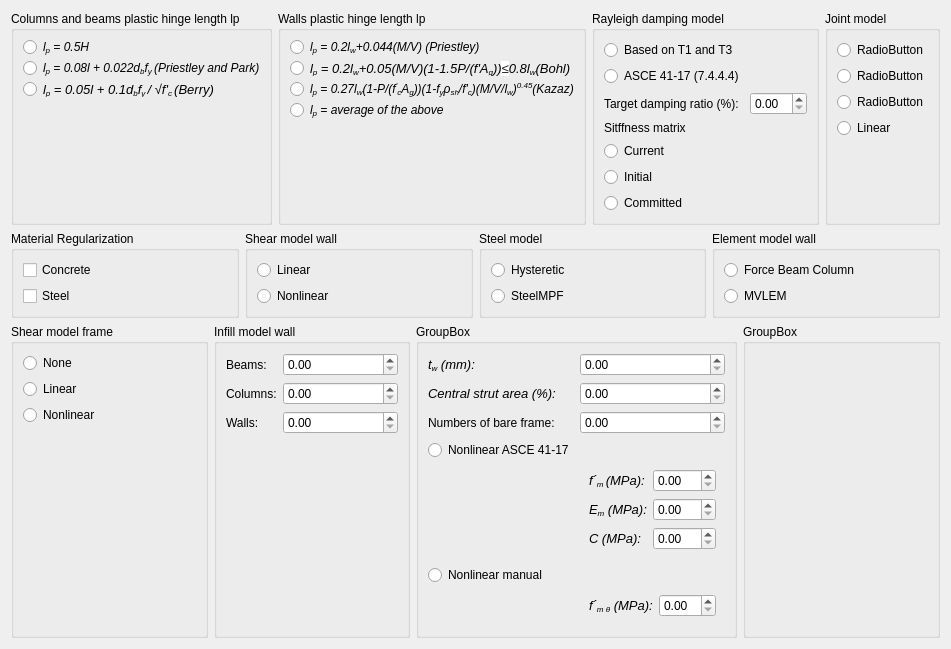
          <widget class="QWidget" name="tab_nonlinear_parameters">
           <attribute name="title">
            <string>Nonlinear Parameters</string>
           </attribute>
           <layout class="QGridLayout" name="gridLayout_16">
            <item row="0" column="0">
             <layout class="QVBoxLayout" name="lay_nonlinear_parameters">
              <item>
               <layout class="QHBoxLayout" name="lay_nonlinear_parameters_row1">
                <item>
                 <widget class="QGroupBox" name="gbx_columns_beams_plastic_hinge">
                  <property name="title">
                   <string>Columns and beams plastic hinge length lp</string>
                  </property>
                  <layout class="QGridLayout" name="gridLayout_19">
                   <item row="0" column="0">
                    <layout class="QFormLayout" name="frm_columns_beams_plastic_hinge">
                     <item row="0" column="0">
                      <widget class="QRadioButton" name="rbn_columns_beams_plastic_hinge_lp1">
                       <property name="text">
                        <string/>
                       </property>
                      </widget>
                     </item>
                     <item row="0" column="1">
                      <widget class="QLabel" name="lbl_columns_beams_plastic_hinge_lp1">
                       <property name="text">
                        <string>&lt;html&gt;&lt;head/&gt;&lt;body&gt;&lt;p&gt;&lt;span style=&quot; font-style:italic;&quot;&gt;l&lt;/span&gt;&lt;span style=&quot; font-style:italic; vertical-align:sub;&quot;&gt;p&lt;/span&gt;&lt;span style=&quot; font-style:italic;&quot;&gt; = 0.5H&lt;/span&gt;&lt;/p&gt;&lt;/body&gt;&lt;/html&gt;</string>
                       </property>
                      </widget>
                     </item>
                     <item row="1" column="0">
                      <widget class="QRadioButton" name="rbn_columns_beams_plastic_hinge_lp2">
                       <property name="text">
                        <string/>
                       </property>
                      </widget>
                     </item>
                     <item row="1" column="1">
                      <widget class="QLabel" name="lbl_columns_beams_plastic_hinge_lp2">
                       <property name="text">
                        <string>&lt;html&gt;&lt;head/&gt;&lt;body&gt;&lt;p&gt;&lt;span style=&quot; font-style:italic;&quot;&gt;l&lt;/span&gt;&lt;span style=&quot; font-style:italic; vertical-align:sub;&quot;&gt;p&lt;/span&gt;&lt;span style=&quot; font-style:italic;&quot;&gt; = 0.08l + 0.022d&lt;/span&gt;&lt;span style=&quot; font-style:italic; vertical-align:sub;&quot;&gt;b&lt;/span&gt;&lt;span style=&quot; font-style:italic;&quot;&gt;f&lt;/span&gt;&lt;span style=&quot; font-style:italic; vertical-align:sub;&quot;&gt;y &lt;/span&gt;&lt;span style=&quot; font-style:italic;&quot;&gt;(Priestley and Park)&lt;/span&gt;&lt;/p&gt;&lt;/body&gt;&lt;/html&gt;</string>
                       </property>
                      </widget>
                     </item>
                     <item row="2" column="0">
                      <widget class="QRadioButton" name="rbn_columns_beams_plastic_hinge_lp3">
                       <property name="text">
                        <string/>
                       </property>
                      </widget>
                     </item>
                     <item row="2" column="1">
                      <widget class="QLabel" name="lbl_columns_beams_plastic_hinge_lp3">
                       <property name="text">
                        <string>&lt;html&gt;&lt;head/&gt;&lt;body&gt;&lt;p&gt;&lt;span style=&quot; font-family:'Arial'; font-size:10pt; font-style:italic;&quot;&gt;l&lt;/span&gt;&lt;span style=&quot; font-family:'Arial'; font-size:10pt; font-style:italic; vertical-align:sub;&quot;&gt;p&lt;/span&gt;&lt;span style=&quot; font-family:'Arial'; font-size:10pt; font-style:italic;&quot;&gt; = 0.05l + 0.1d&lt;/span&gt;&lt;span style=&quot; font-family:'Arial'; font-size:10pt; font-style:italic; vertical-align:sub;&quot;&gt;b&lt;/span&gt;&lt;span style=&quot; font-family:'Arial'; font-size:10pt; font-style:italic;&quot;&gt;f&lt;/span&gt;&lt;span style=&quot; font-family:'Arial'; font-size:10pt; font-style:italic; vertical-align:sub;&quot;&gt;y &lt;/span&gt;&lt;span style=&quot; font-family:'Arial'; font-size:10pt; font-style:italic;&quot;&gt;/ √f'&lt;/span&gt;&lt;span style=&quot; font-family:'Arial'; font-size:10pt; font-style:italic; vertical-align:sub;&quot;&gt;c &lt;/span&gt;&lt;span style=&quot; font-family:'Arial'; font-size:10pt; font-style:italic;&quot;&gt;(Berry)&lt;/span&gt;&lt;/p&gt;&lt;/body&gt;&lt;/html&gt;</string>
                       </property>
                      </widget>
                     </item>
                    </layout>
                   </item>
                  </layout>
                 </widget>
                </item>
                <item>
                 <widget class="QGroupBox" name="gbx_columns_beams_plastic_hinge_walls_plastic">
                  <property name="title">
                   <string>Walls plastic hinge length lp</string>
                  </property>
                  <layout class="QGridLayout" name="gridLayout_30">
                   <item row="0" column="0">
                    <layout class="QFormLayout" name="frm_walls_plastic_hinge_length">
                     <item row="0" column="0">
                      <widget class="QRadioButton" name="rbn_walls_plastic_hinge_length_lp1">
                       <property name="text">
                        <string/>
                       </property>
                      </widget>
                     </item>
                     <item row="0" column="1">
                      <widget class="QLabel" name="lbl_walls_plastic_hinge_length_lp1">
                       <property name="text">
                        <string>&lt;html&gt;&lt;head/&gt;&lt;body&gt;&lt;p&gt;&lt;span style=&quot; font-style:italic;&quot;&gt;l&lt;/span&gt;&lt;span style=&quot; font-style:italic; vertical-align:sub;&quot;&gt;p&lt;/span&gt;&lt;span style=&quot; font-style:italic;&quot;&gt; = 0.2l&lt;/span&gt;&lt;span style=&quot; font-style:italic; vertical-align:sub;&quot;&gt;w&lt;/span&gt;&lt;span style=&quot; font-style:italic;&quot;&gt;+0.044(M/V) (Priestley)&lt;/span&gt;&lt;/p&gt;&lt;/body&gt;&lt;/html&gt;</string>
                       </property>
                      </widget>
                     </item>
                     <item row="1" column="0">
                      <widget class="QRadioButton" name="rbn_walls_plastic_hinge_length_lp2">
                       <property name="text">
                        <string/>
                       </property>
                      </widget>
                     </item>
                     <item row="1" column="1">
                      <widget class="QLabel" name="lbl_walls_plastic_hinge_length_lp2">
                       <property name="text">
                        <string>&lt;html&gt;&lt;head/&gt;&lt;body&gt;&lt;p&gt;&lt;span style=&quot; font-family:'Arial'; font-size:10pt; font-style:italic;&quot;&gt;l&lt;/span&gt;&lt;span style=&quot; font-family:'Arial'; font-size:10pt; font-style:italic; vertical-align:sub;&quot;&gt;p&lt;/span&gt;&lt;span style=&quot; font-family:'Arial'; font-size:10pt; font-style:italic;&quot;&gt; = 0.2l&lt;/span&gt;&lt;span style=&quot; font-family:'Arial'; font-size:10pt; font-style:italic; vertical-align:sub;&quot;&gt;w&lt;/span&gt;&lt;span style=&quot; font-family:'Arial'; font-size:10pt; font-style:italic;&quot;&gt;+0.05(M/V)(1-1.5P/(f'A&lt;/span&gt;&lt;span style=&quot; font-family:'Arial'; font-size:10pt; font-style:italic; vertical-align:sub;&quot;&gt;g&lt;/span&gt;&lt;span style=&quot; font-family:'Arial'; font-size:10pt; font-style:italic;&quot;&gt;))&lt;/span&gt;&lt;span style=&quot; font-family:'arial,sans-serif'; font-size:10pt; color:#202124; background-color:#ffffff;&quot;&gt;≤&lt;/span&gt;&lt;span style=&quot; font-family:'Arial'; font-size:10pt; font-style:italic;&quot;&gt;0.8l&lt;/span&gt;&lt;span style=&quot; font-family:'Arial'; font-size:10pt; font-style:italic; vertical-align:sub;&quot;&gt;w&lt;/span&gt;&lt;span style=&quot; font-family:'arial,sans-serif'; font-size:10pt; color:#202124; background-color:#ffffff; vertical-align:sub;&quot;/&gt;&lt;span style=&quot; font-family:'Arial'; font-size:10pt; font-style:italic;&quot;&gt;(Bohl)&lt;/span&gt;&lt;/p&gt;&lt;/body&gt;&lt;/html&gt;</string>
                       </property>
                      </widget>
                     </item>
                     <item row="2" column="0">
                      <widget class="QRadioButton" name="rbn_walls_plastic_hinge_length_lp3">
                       <property name="text">
                        <string/>
                       </property>
                      </widget>
                     </item>
                     <item row="2" column="1">
                      <widget class="QLabel" name="lbl_walls_plastic_hinge_length_lp3">
                       <property name="text">
                        <string>&lt;html&gt;&lt;head/&gt;&lt;body&gt;&lt;p&gt;&lt;span style=&quot; font-style:italic;&quot;&gt;l&lt;/span&gt;&lt;span style=&quot; font-style:italic; vertical-align:sub;&quot;&gt;p&lt;/span&gt;&lt;span style=&quot; font-style:italic;&quot;&gt; = 0.27l&lt;/span&gt;&lt;span style=&quot; font-style:italic; vertical-align:sub;&quot;&gt;w&lt;/span&gt;&lt;span style=&quot; font-style:italic;&quot;&gt;(1-P/(f&lt;/span&gt;&lt;span style=&quot; font-style:italic; vertical-align:super;&quot;&gt;'&lt;/span&gt;&lt;span style=&quot; font-style:italic; vertical-align:sub;&quot;&gt;c&lt;/span&gt;&lt;span style=&quot; font-style:italic;&quot;&gt;A&lt;/span&gt;&lt;span style=&quot; font-style:italic; vertical-align:sub;&quot;&gt;g&lt;/span&gt;&lt;span style=&quot; font-style:italic;&quot;&gt;))(1-f&lt;/span&gt;&lt;span style=&quot; font-style:italic; vertical-align:sub;&quot;&gt;y&lt;/span&gt;&lt;span style=&quot; font-style:italic;&quot;&gt;ρ&lt;/span&gt;&lt;span style=&quot; font-style:italic; vertical-align:sub;&quot;&gt;sh&lt;/span&gt;&lt;span style=&quot; font-style:italic;&quot;&gt;/f'&lt;/span&gt;&lt;span style=&quot; font-style:italic; vertical-align:sub;&quot;&gt;c&lt;/span&gt;&lt;span style=&quot; font-style:italic;&quot;&gt;)(M/V/l&lt;/span&gt;&lt;span style=&quot; font-style:italic; vertical-align:sub;&quot;&gt;w&lt;/span&gt;&lt;span style=&quot; font-style:italic;&quot;&gt;)&lt;/span&gt;&lt;span style=&quot; font-style:italic; vertical-align:super;&quot;&gt;0.45&lt;/span&gt;&lt;span style=&quot; font-style:italic;&quot;&gt;(Kazaz)&lt;/span&gt;&lt;/p&gt;&lt;/body&gt;&lt;/html&gt;</string>
                       </property>
                      </widget>
                     </item>
                     <item row="3" column="0">
                      <widget class="QRadioButton" name="rbn_walls_plastic_hinge_length_lp4">
                       <property name="text">
                        <string/>
                       </property>
                      </widget>
                     </item>
                     <item row="3" column="1">
                      <widget class="QLabel" name="lbl_walls_plastic_hinge_length_lp4">
                       <property name="text">
                        <string>&lt;html&gt;&lt;head/&gt;&lt;body&gt;&lt;p&gt;&lt;span style=&quot; font-style:italic;&quot;&gt;l&lt;/span&gt;&lt;span style=&quot; font-style:italic; vertical-align:sub;&quot;&gt;p&lt;/span&gt;&lt;span style=&quot; font-style:italic;&quot;&gt; = average of the above&lt;/span&gt;&lt;/p&gt;&lt;/body&gt;&lt;/html&gt;</string>
                       </property>
                      </widget>
                     </item>
                    </layout>
                   </item>
                  </layout>
                 </widget>
                </item>
                <item>
                 <widget class="QGroupBox" name="gbx_rayleigh_damping_model">
                  <property name="title">
                   <string>Rayleigh damping model</string>
                  </property>
                  <layout class="QGridLayout" name="gridLayout_31">
                   <item row="0" column="0">
                    <layout class="QFormLayout" name="frm_reyleigh_damping_model">
                     <item row="0" column="0">
                      <layout class="QFormLayout" name="frm_rayleigh_damping_model">
                       <item row="1" column="0">
                        <widget class="QRadioButton" name="rbn_asce_41_17">
                         <property name="text">
                          <string>ASCE 41-17 (7.4.4.4)</string>
                         </property>
                        </widget>
                       </item>
                       <item row="0" column="0">
                        <widget class="QRadioButton" name="rbn_based_on_t1_t3">
                         <property name="text">
                          <string>Based on T1 and T3</string>
                         </property>
                        </widget>
                       </item>
                      </layout>
                     </item>
                     <item row="1" column="0">
                      <widget class="QLabel" name="lbl_target_damping_ratio">
                       <property name="text">
                        <string>Target damping ratio (%):</string>
                       </property>
                      </widget>
                     </item>
                     <item row="1" column="1">
                      <widget class="QDoubleSpinBox" name="spx_target_damping_ratio"/>
                     </item>
                     <item row="2" column="0">
                      <widget class="QLabel" name="lbl_stiffness_matrix">
                       <property name="text">
                        <string>Sitffness matrix</string>
                       </property>
                      </widget>
                     </item>
                     <item row="3" column="0">
                      <layout class="QVBoxLayout" name="lay_stiffness_matrix">
                       <item>
                        <widget class="QRadioButton" name="rbn_stiffness_matrix_current">
                         <property name="text">
                          <string>Current</string>
                         </property>
                        </widget>
                       </item>
                       <item>
                        <widget class="QRadioButton" name="rbn_stiffness_matrix_initial">
                         <property name="text">
                          <string>Initial</string>
                         </property>
                        </widget>
                       </item>
                       <item>
                        <widget class="QRadioButton" name="rbn_stiffness_matrix_committed">
                         <property name="text">
                          <string>Committed</string>
                         </property>
                        </widget>
                       </item>
                      </layout>
                     </item>
                    </layout>
                   </item>
                  </layout>
                 </widget>
                </item>
                <item>
                 <widget class="QGroupBox" name="gbx_joint_model">
                  <property name="title">
                   <string>Joint model</string>
                  </property>
                  <layout class="QGridLayout" name="gridLayout_32">
                   <item row="0" column="0">
                    <layout class="QFormLayout" name="formLayout">
                     <item row="0" column="0">
                      <widget class="QRadioButton" name="rbn_joint_model_1">
                       <property name="text">
                        <string>RadioButton</string>
                       </property>
                      </widget>
                     </item>
                     <item row="1" column="0">
                      <widget class="QRadioButton" name="rbn_joint_model_2">
                       <property name="text">
                        <string>RadioButton</string>
                       </property>
                      </widget>
                     </item>
                     <item row="2" column="0">
                      <widget class="QRadioButton" name="rbn_joint_model_3">
                       <property name="text">
                        <string>RadioButton</string>
                       </property>
                      </widget>
                     </item>
                     <item row="3" column="0">
                      <widget class="QRadioButton" name="rbn_joint_model_linear">
                       <property name="text">
                        <string>Linear</string>
                       </property>
                      </widget>
                     </item>
                    </layout>
                   </item>
                  </layout>
                 </widget>
                </item>
               </layout>
              </item>
              <item>
               <layout class="QHBoxLayout" name="lay_nonlinear_parameters_row2">
                <item>
                 <widget class="QGroupBox" name="gbx_material_regularization">
                  <property name="title">
                   <string>Material Regularization</string>
                  </property>
                  <layout class="QGridLayout" name="gridLayout_33">
                   <item row="0" column="0">
                    <layout class="QFormLayout" name="frm_material_reguralization">
                     <item row="0" column="0">
                      <widget class="QCheckBox" name="chk_material_reguralization_concrete_concrete">
                       <property name="text">
                        <string>Concrete</string>
                       </property>
                      </widget>
                     </item>
                     <item row="1" column="0">
                      <widget class="QCheckBox" name="chk_material_reguralization_concrete_steel">
                       <property name="text">
                        <string>Steel</string>
                       </property>
                      </widget>
                     </item>
                    </layout>
                   </item>
                  </layout>
                 </widget>
                </item>
                <item>
                 <widget class="QGroupBox" name="gbx_shear_model_wall">
                  <property name="title">
                   <string>Shear model wall</string>
                  </property>
                  <layout class="QGridLayout" name="gridLayout_34">
                   <item row="0" column="0">
                    <layout class="QFormLayout" name="frm_shear_model_wall">
                     <item row="0" column="0">
                      <widget class="QRadioButton" name="rbn_shear_model_wall_linear">
                       <property name="text">
                        <string>Linear</string>
                       </property>
                      </widget>
                     </item>
                     <item row="1" column="0">
                      <widget class="QRadioButton" name="rbn_shear_model_wall_nonlinear">
                       <property name="text">
                        <string>Nonlinear</string>
                       </property>
                      </widget>
                     </item>
                    </layout>
                   </item>
                  </layout>
                 </widget>
                </item>
                <item>
                 <widget class="QGroupBox" name="gbx_steel_model">
                  <property name="title">
                   <string>Steel model</string>
                  </property>
                  <layout class="QGridLayout" name="gridLayout_35">
                   <item row="0" column="0">
                    <layout class="QFormLayout" name="frm_steel_model">
                     <item row="0" column="0">
                      <widget class="QRadioButton" name="rbn_steel_model_hysteretic">
                       <property name="text">
                        <string>Hysteretic</string>
                       </property>
                      </widget>
                     </item>
                     <item row="1" column="0">
                      <widget class="QRadioButton" name="rbn_steel_model_steel_mpf">
                       <property name="text">
                        <string>SteelMPF</string>
                       </property>
                      </widget>
                     </item>
                    </layout>
                   </item>
                  </layout>
                 </widget>
                </item>
                <item>
                 <widget class="QGroupBox" name="gbx_element_model_wall">
                  <property name="title">
                   <string>Element model wall</string>
                  </property>
                  <layout class="QGridLayout" name="gridLayout_36">
                   <item row="0" column="0">
                    <layout class="QFormLayout" name="frm_element_model_wall">
                     <item row="0" column="0">
                      <widget class="QRadioButton" name="rbn_element_model_wall_force_beam_column">
                       <property name="text">
                        <string>Force Beam Column</string>
                       </property>
                      </widget>
                     </item>
                     <item row="1" column="0">
                      <widget class="QRadioButton" name="rbn_element_model_wall_nvlem">
                       <property name="text">
                        <string>MVLEM</string>
                       </property>
                      </widget>
                     </item>
                    </layout>
                   </item>
                  </layout>
                 </widget>
                </item>
               </layout>
              </item>
              <item>
               <layout class="QHBoxLayout" name="lay_nonlinear_parameters_row3">
                <item>
                 <widget class="QGroupBox" name="gbx_shear_model_frame">
                  <property name="title">
                   <string>Shear model frame</string>
                  </property>
                  <layout class="QGridLayout" name="gridLayout_37">
                   <item row="0" column="0">
                    <layout class="QFormLayout" name="frm_shear_model_frame">
                     <item row="0" column="0">
                      <widget class="QRadioButton" name="rbn_shear_model_frame_none">
                       <property name="text">
                        <string>None</string>
                       </property>
                      </widget>
                     </item>
                     <item row="1" column="0">
                      <widget class="QRadioButton" name="rbn_shear_model_frame_linear">
                       <property name="text">
                        <string>Linear</string>
                       </property>
                      </widget>
                     </item>
                     <item row="2" column="0">
                      <widget class="QRadioButton" name="rbn_shear_model_frame_nonlinear">
                       <property name="text">
                        <string>Nonlinear</string>
                       </property>
                      </widget>
                     </item>
                    </layout>
                   </item>
                  </layout>
                 </widget>
                </item>
                <item>
                 <widget class="QGroupBox" name="gbx_infill_model_wall">
                  <property name="title">
                   <string>Infill model wall</string>
                  </property>
                  <layout class="QGridLayout" name="gridLayout_38">
                   <item row="0" column="0">
                    <layout class="QFormLayout" name="frm_infill_model_wall">
                     <item row="0" column="0">
                      <widget class="QLabel" name="lbl_infill_model_wall_beams">
                       <property name="text">
                        <string>Beams:</string>
                       </property>
                      </widget>
                     </item>
                     <item row="0" column="1">
                      <widget class="QDoubleSpinBox" name="spx_infill_model_wall_beams"/>
                     </item>
                     <item row="1" column="0">
                      <widget class="QLabel" name="lbl_infill_model_wall_columns">
                       <property name="text">
                        <string>Columns:</string>
                       </property>
                      </widget>
                     </item>
                     <item row="1" column="1">
                      <widget class="QDoubleSpinBox" name="spx_infill_model_wall_columns"/>
                     </item>
                     <item row="2" column="0">
                      <widget class="QLabel" name="lbl_infill_model_wall_walls">
                       <property name="text">
                        <string>Walls:</string>
                       </property>
                      </widget>
                     </item>
                     <item row="2" column="1">
                      <widget class="QDoubleSpinBox" name="spx_infill_model_wall_walls"/>
                     </item>
                    </layout>
                   </item>
                  </layout>
                 </widget>
                </item>
                <item>
                 <widget class="QGroupBox" name="gbx_infill_model_wall_row3">
                  <property name="title">
                   <string>GroupBox</string>
                  </property>
                  <layout class="QGridLayout" name="gridLayout_39">
                   <item row="0" column="0">
                    <layout class="QFormLayout" name="frm_infill_model_wall_row3">
                     <item row="0" column="0">
                      <widget class="QLabel" name="label">
                       <property name="text">
                        <string>&lt;html&gt;&lt;head/&gt;&lt;body&gt;&lt;p&gt;&lt;span style=&quot; font-family:'Arial'; font-size:10pt; font-style:italic;&quot;&gt;t&lt;/span&gt;&lt;span style=&quot; font-family:'Arial'; font-size:10pt; font-style:italic; vertical-align:sub;&quot;&gt;w&lt;/span&gt;&lt;span style=&quot; font-family:'Arial'; font-size:10pt; font-style:italic;&quot;&gt; (mm):&lt;/span&gt;&lt;/p&gt;&lt;/body&gt;&lt;/html&gt;</string>
                       </property>
                      </widget>
                     </item>
                     <item row="0" column="1">
                      <widget class="QDoubleSpinBox" name="doubleSpinBox"/>
                     </item>
                     <item row="1" column="0">
                      <widget class="QLabel" name="label_2">
                       <property name="text">
                        <string>&lt;html&gt;&lt;head/&gt;&lt;body&gt;&lt;p&gt;&lt;span style=&quot; font-family:'Arial'; font-size:10pt; font-style:italic;&quot;&gt;Central strut area (%):&lt;/span&gt;&lt;/p&gt;&lt;/body&gt;&lt;/html&gt;</string>
                       </property>
                      </widget>
                     </item>
                     <item row="1" column="1">
                      <widget class="QDoubleSpinBox" name="doubleSpinBox_2"/>
                     </item>
                     <item row="2" column="0">
                      <widget class="QLabel" name="label_3">
                       <property name="text">
                        <string>Numbers of bare frame:</string>
                       </property>
                      </widget>
                     </item>
                     <item row="2" column="1">
                      <widget class="QDoubleSpinBox" name="doubleSpinBox_3"/>
                     </item>
                     <item row="3" column="1">
                      <widget class="QWidget" name="widget" native="true">
                       <layout class="QGridLayout" name="gridLayout_40">
                        <item row="0" column="0">
                         <widget class="QLabel" name="label_5">
                          <property name="text">
                           <string/>
                          </property>
                         </widget>
                        </item>
                        <item row="1" column="0">
                         <layout class="QFormLayout" name="formLayout_3">
                          <item row="1" column="0">
                           <widget class="QLabel" name="label_4">
                            <property name="text">
                             <string>&lt;html&gt;&lt;head/&gt;&lt;body&gt;&lt;p&gt;&lt;span style=&quot; font-family:'Arial'; font-size:10pt; font-style:italic;&quot;&gt;f´&lt;/span&gt;&lt;span style=&quot; font-family:'Arial'; font-size:10pt; font-style:italic; vertical-align:sub;&quot;&gt;m &lt;/span&gt;&lt;span style=&quot; font-family:'Arial'; font-size:10pt; font-style:italic;&quot;&gt; (MPa):&lt;/span&gt;&lt;/p&gt;&lt;/body&gt;&lt;/html&gt;</string>
                            </property>
                           </widget>
                          </item>
                          <item row="1" column="1">
                           <widget class="QDoubleSpinBox" name="doubleSpinBox_4"/>
                          </item>
                          <item row="2" column="0">
                           <widget class="QLabel" name="label_6">
                            <property name="text">
                             <string>&lt;html&gt;&lt;head/&gt;&lt;body&gt;&lt;p&gt;&lt;span style=&quot; font-family:'Arial'; font-size:10pt; font-style:italic;&quot;&gt;E&lt;/span&gt;&lt;span style=&quot; font-family:'Arial'; font-size:10pt; font-style:italic; vertical-align:sub;&quot;&gt;m&lt;/span&gt;&lt;span style=&quot; font-family:'Arial'; font-size:10pt; font-style:italic;&quot;&gt; (MPa):&lt;/span&gt;&lt;/p&gt;&lt;/body&gt;&lt;/html&gt;</string>
                            </property>
                           </widget>
                          </item>
                          <item row="2" column="1">
                           <widget class="QDoubleSpinBox" name="doubleSpinBox_5"/>
                          </item>
                          <item row="3" column="0">
                           <widget class="QLabel" name="label_7">
                            <property name="text">
                             <string>&lt;html&gt;&lt;head/&gt;&lt;body&gt;&lt;p&gt;&lt;span style=&quot; font-family:'Arial'; font-size:10pt; font-style:italic;&quot;&gt;C (MPa):&lt;/span&gt;&lt;/p&gt;&lt;/body&gt;&lt;/html&gt;</string>
                            </property>
                           </widget>
                          </item>
                          <item row="3" column="1">
                           <widget class="QDoubleSpinBox" name="doubleSpinBox_6"/>
                          </item>
                         </layout>
                        </item>
                       </layout>
                      </widget>
                     </item>
                     <item row="3" column="0">
                      <widget class="QRadioButton" name="radioButton">
                       <property name="text">
                        <string>Nonlinear ASCE 41-17</string>
                       </property>
                      </widget>
                     </item>
                     <item row="4" column="0">
                      <widget class="QRadioButton" name="radioButton_2">
                       <property name="text">
                        <string>Nonlinear manual</string>
                       </property>
                      </widget>
                     </item>
                     <item row="4" column="1">
                      <widget class="QWidget" name="widget_2" native="true">
                       <layout class="QGridLayout" name="gridLayout_41">
                        <item row="1" column="0">
                         <layout class="QFormLayout" name="formLayout_4">
                          <item row="0" column="0">
                           <widget class="QLabel" name="label_8">
                            <property name="text">
                             <string>&lt;html&gt;&lt;head/&gt;&lt;body&gt;&lt;p&gt;&lt;span style=&quot; font-family:'Arial'; font-size:10pt; font-style:italic;&quot;&gt;f´&lt;/span&gt;&lt;span style=&quot; font-family:'Arial'; font-size:10pt; font-style:italic; vertical-align:sub;&quot;&gt;m θ&lt;/span&gt;&lt;span style=&quot; font-family:'Arial'; font-size:10pt; font-style:italic;&quot;&gt; (MPa):&lt;/span&gt;&lt;/p&gt;&lt;/body&gt;&lt;/html&gt;</string>
                            </property>
                           </widget>
                          </item>
                          <item row="0" column="1">
                           <widget class="QDoubleSpinBox" name="doubleSpinBox_7"/>
                          </item>
                         </layout>
                        </item>
                        <item row="0" column="0">
                         <widget class="QLabel" name="label_9">
                          <property name="text">
                           <string/>
                          </property>
                         </widget>
                        </item>
                       </layout>
                      </widget>
                     </item>
                    </layout>
                   </item>
                  </layout>
                 </widget>
                </item>
                <item>
                 <widget class="QGroupBox" name="groupBox">
                  <property name="title">
                   <string>GroupBox</string>
                  </property>
                 </widget>
                </item>
               </layout>
              </item>
             </layout>
            </item>
           </layout>
          </widget>
